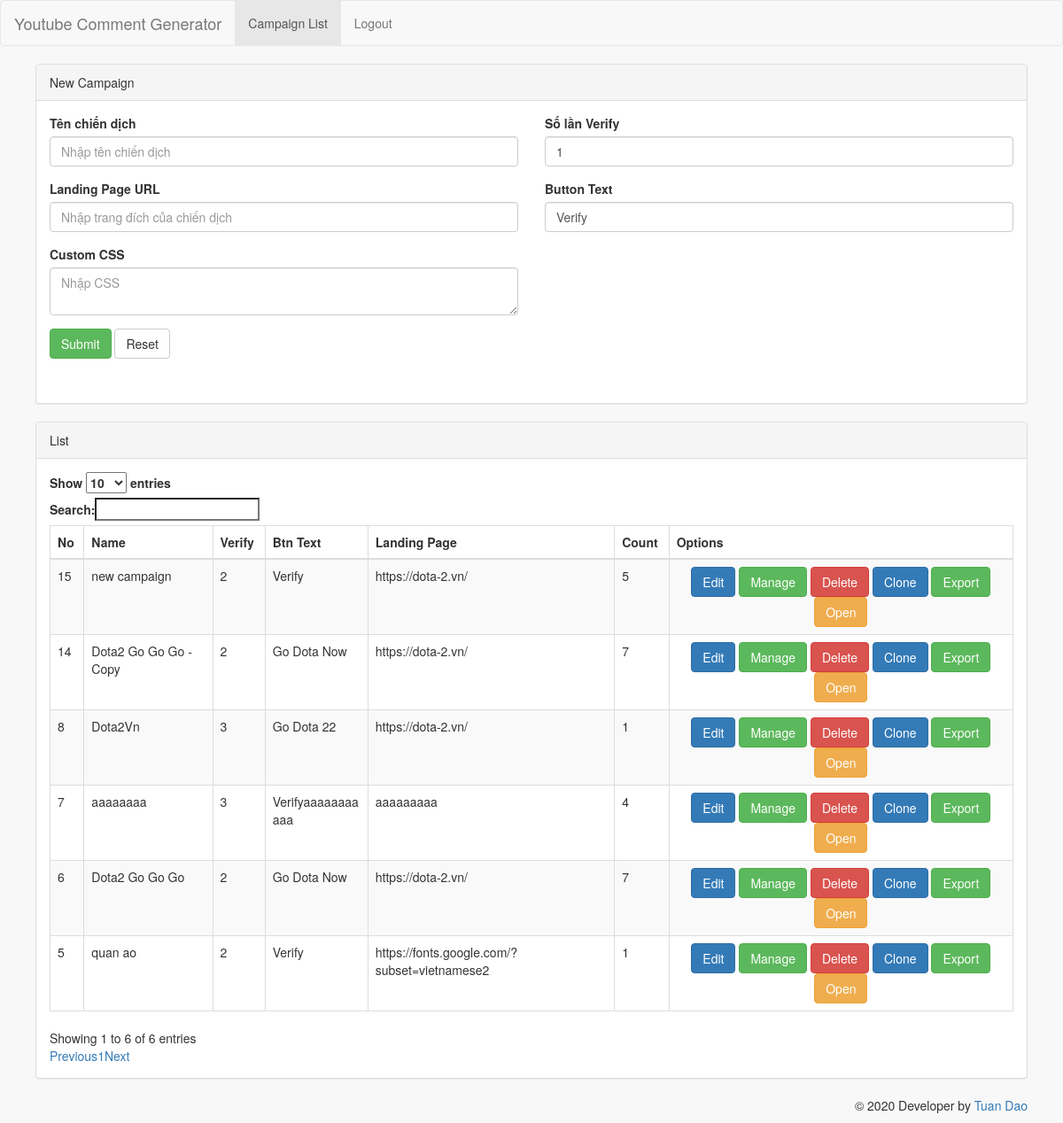
The page /campaign-list.php (signed in) on the database as committed earlier.
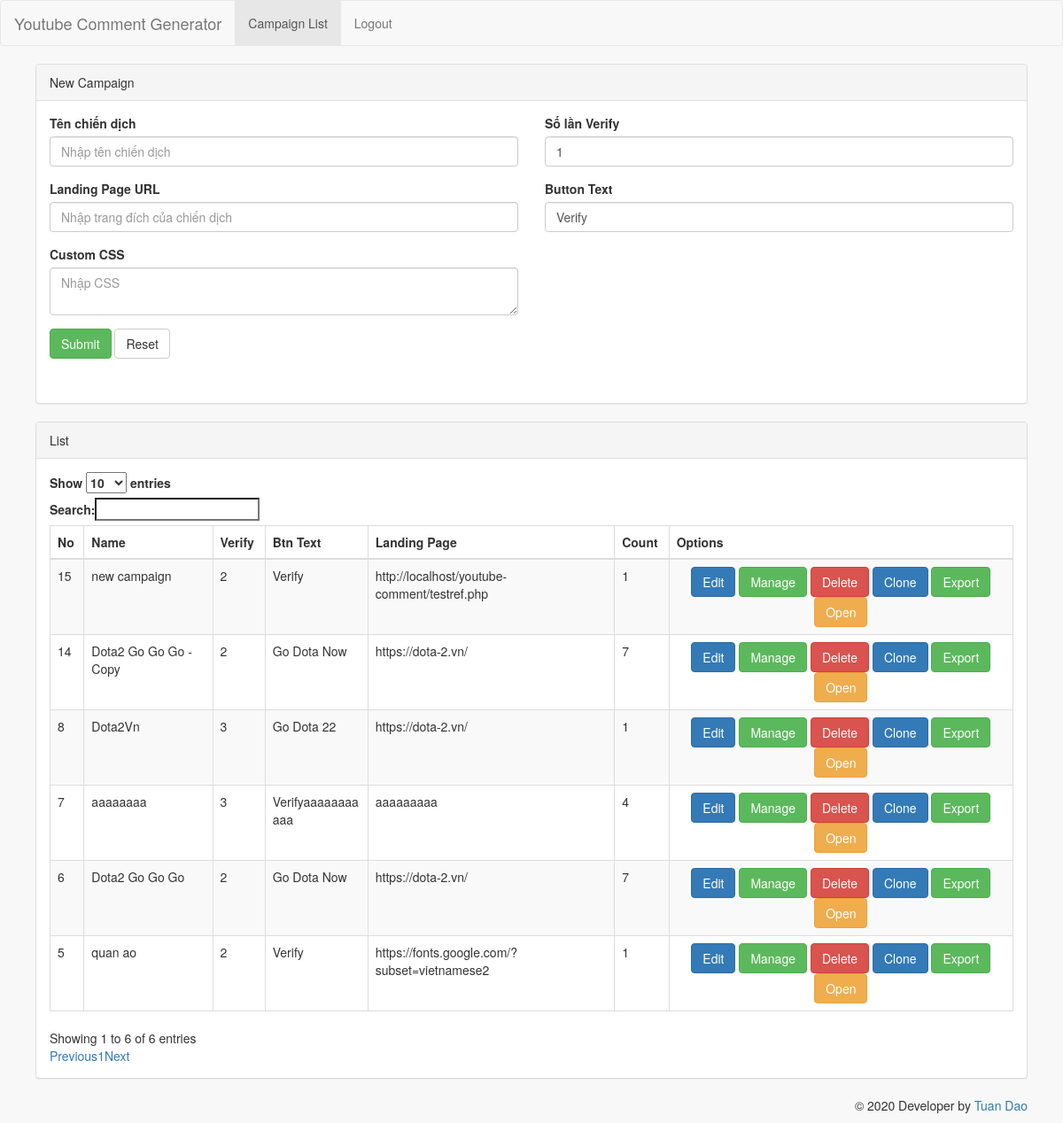
The same page on the database as committed later.
### tables this page shows
CREATE TABLE IF NOT EXISTS `campaign` (
  `id` int(10) UNSIGNED NOT NULL AUTO_INCREMENT,
  `name` varchar(256) DEFAULT NULL,
  `verify_number` int(11) DEFAULT NULL,
  `landing_page` varchar(512) DEFAULT NULL,
  `btn_text` varchar(128) DEFAULT NULL,
  `custom_css` text DEFAULT NULL,
  PRIMARY KEY (`id`)
);

### DbModel.php (called while the page is built, shortened)
<?php
class DbModel {
    private $link = null;
    public function __construct() {
        $this->link = mysqli_connect(DB_HOST, DB_USER, DB_PASSWORD, DB_NAME);
        mysqli_set_charset($this->link, "utf8");
    }
    public function get_all_campaign() {
        $query = "SELECT *, (SELECT count(*) FROM groups WHERE groups.campaign_id = campaign.id) as count_items FROM campaign order by id DESC";
        $result = mysqli_query($this->link, $query);
        if ($result) {
            $return = mysqli_fetch_all($result, MYSQLI_ASSOC);
            if ($return) return $return;
        }
        return [];
    }
}

### campaign-list.php (the view, shortened to what the changed rows need)
<?php
    require_once 'layout/header.php';
?>
<?php
    $dbModel = new DbModel();
    $list = $dbModel->get_all_campaign();
?>
            <div class="row">
                <div class="col-lg-12">
                    <div class="panel panel-default">
                        <div class="panel-body">
                                <table id="list_links" class="table table-striped table-bordered" style="width:100%">
                                    <thead>
                                        <tr>
                                            <th>No</th>
                                            <th>Name</th>
                                            <th>Verify</th>
                                            <th>Btn Text</th>
                                            <th>Landing Page</th>
                                            <th>Count</th>
                                            <th>Options</th>
                                        </tr>
                                    </thead>
                                    <tbody>
                                        <?php
                                            foreach ($list as $item) {
                                        ?>
                                            <tr id="urlItem_<?php echo $item['id'] ?>">
                                                <td><?php echo $item['id'] ?></td>
                                                <td><?php echo $item['name'] ?></td>
                                                <td><?php echo $item['verify_number'] ?></td>
                                                <td><?php echo $item['btn_text'] ?></td>
                                                <td><?php echo urldecode($item['landing_page']) ?></td>
                                                <td><?php echo $item['count_items'] ?? 0 ?></td>
                                                <td class="text-center">
                                                    <a href="edit-campaign.php?id=<?php echo $item['id'] ?>" class="btn btn-primary" title="Edit item">Edit</a>
                                                    <a href="campaign-content.php?campaign_id=<?php echo $item['id'] ?>" class="btn btn-success" title="Manage Content">Manage</a>
                                                    <button type="button" class="btn btn-danger" title="Delete this item" onclick="deleteItem('<?php echo $item['id'] ?>')">Delete</button>
                                                    <button type="button" class="btn btn-primary" title="Clone this item" onclick="cloneItem('<?php echo $item['id'] ?>')">Clone</button>
                                                    <a href="export_zip.php?campaign_id=<?php echo $item['id'] ?>" class="btn btn-success" title="Export this item">Export</a>
                                                    <a href="verify.php?cid=<?php echo $item['id'] ?>" target="_blank" class="btn btn-warning" title="Open">Open</a>
                                                </td>
                                            </tr>
                                            <?php } ?>
                                    </tbody>
                                </table>
                        </div>
                    </div>
                </div>
            </div>
<?php
require_once 'layout/footer.php';

Rows that differ between the two databases and show on the page:
changed campaign "new campaign": landing_page "https://dota-2.vn/" → "http://localhost/youtube-comment/testref.php"; count_items "5" → "1"
